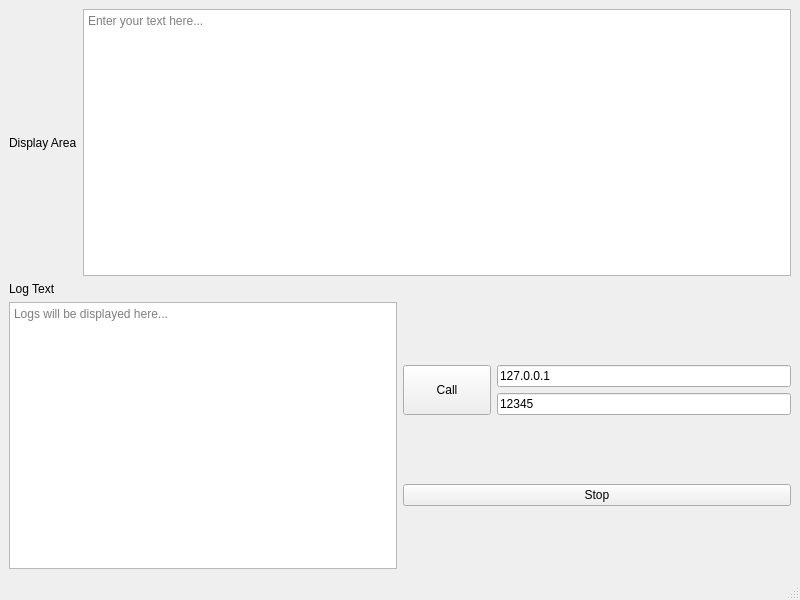
<?xml version="1.0" encoding="UTF-8"?>
<ui version="4.0">
 <class>MainWindow</class>
 <widget class="QMainWindow" name="MainWindow">
  <property name="geometry">
   <rect>
    <x>0</x>
    <y>0</y>
    <width>800</width>
    <height>600</height>
   </rect>
  </property>
  <property name="windowTitle">
   <string>MainWindow</string>
  </property>
  <widget class="QWidget" name="centralwidget">
   <layout class="QVBoxLayout" name="verticalLayout">
    <item>
     <layout class="QHBoxLayout" name="horizontalLayout1">
      <item>
       <widget class="QLabel" name="label">
        <property name="styleSheet">
         <string notr="true">font: 16pt &quot;Microsoft YaHei UI&quot;;</string>
        </property>
        <property name="text">
         <string>Display Area</string>
        </property>
       </widget>
      </item>
      <item>
       <widget class="QTextEdit" name="textEdit">
        <property name="placeholderText">
         <string>Enter your text here...</string>
        </property>
       </widget>
      </item>
     </layout>
    </item>
    <item>
     <widget class="QLabel" name="ReceivedLabel">
      <property name="styleSheet">
       <string notr="true">font: 14pt &quot;Microsoft YaHei UI&quot;;</string>
      </property>
      <property name="text">
       <string>Log Text</string>
      </property>
     </widget>
    </item>
    <item>
     <layout class="QHBoxLayout" name="horizontalLayoutForLogTextAndButtons">
      <item>
       <widget class="QTextEdit" name="LogText">
        <property name="placeholderText">
         <string>Logs will be displayed here...</string>
        </property>
       </widget>
      </item>
      <item>
       <layout class="QVBoxLayout" name="verticalLayoutButtons">
        <item>
         <layout class="QHBoxLayout" name="horizontalLayoutForInputs">
          <item>
           <widget class="QPushButton" name="CallButton">
            <property name="styleSheet">
             <string notr="true">font: 14pt &quot;Microsoft YaHei UI&quot;; min-width: 80px; max-width: 100px;</string>
            </property>
            <property name="sizePolicy">
             <sizepolicy hsizetype="Fixed" vsizetype="Preferred">
              <horstretch>0</horstretch>
              <verstretch>0</verstretch>
             </sizepolicy>
            </property>
            <property name="text">
             <string>Call</string>
            </property>
           </widget>
          </item>
          <item>
           <layout class="QVBoxLayout" name="AddressLayout">
            <item>
             <widget class="QLineEdit" name="IPInput">
              <property name="text">
               <string>127.0.0.1</string>
              </property>
              <property name="placeholderText">
               <string>Enter IP Address</string>
              </property>
             </widget>
            </item>
            <item>
             <widget class="QLineEdit" name="PortInput">
              <property name="text">
               <string>12345</string>
              </property>
              <property name="placeholderText">
               <string>Enter Port</string>
              </property>
             </widget>
            </item>
           </layout>
          </item>
         </layout>
        </item>
        <item>
         <widget class="QPushButton" name="StopButton">
          <property name="styleSheet">
           <string notr="true">font: 14pt &quot;Microsoft YaHei UI&quot;;</string>
          </property>
          <property name="text">
           <string>Stop</string>
          </property>
         </widget>
        </item>
       </layout>
      </item>
     </layout>
    </item>
   </layout>
  </widget>
  <widget class="QMenuBar" name="menubar">
   <property name="geometry">
    <rect>
     <x>0</x>
     <y>0</y>
     <width>800</width>
     <height>22</height>
    </rect>
   </property>
  </widget>
  <widget class="QStatusBar" name="statusbar"/>
 </widget>
 <resources/>
 <connections/>
</ui>
